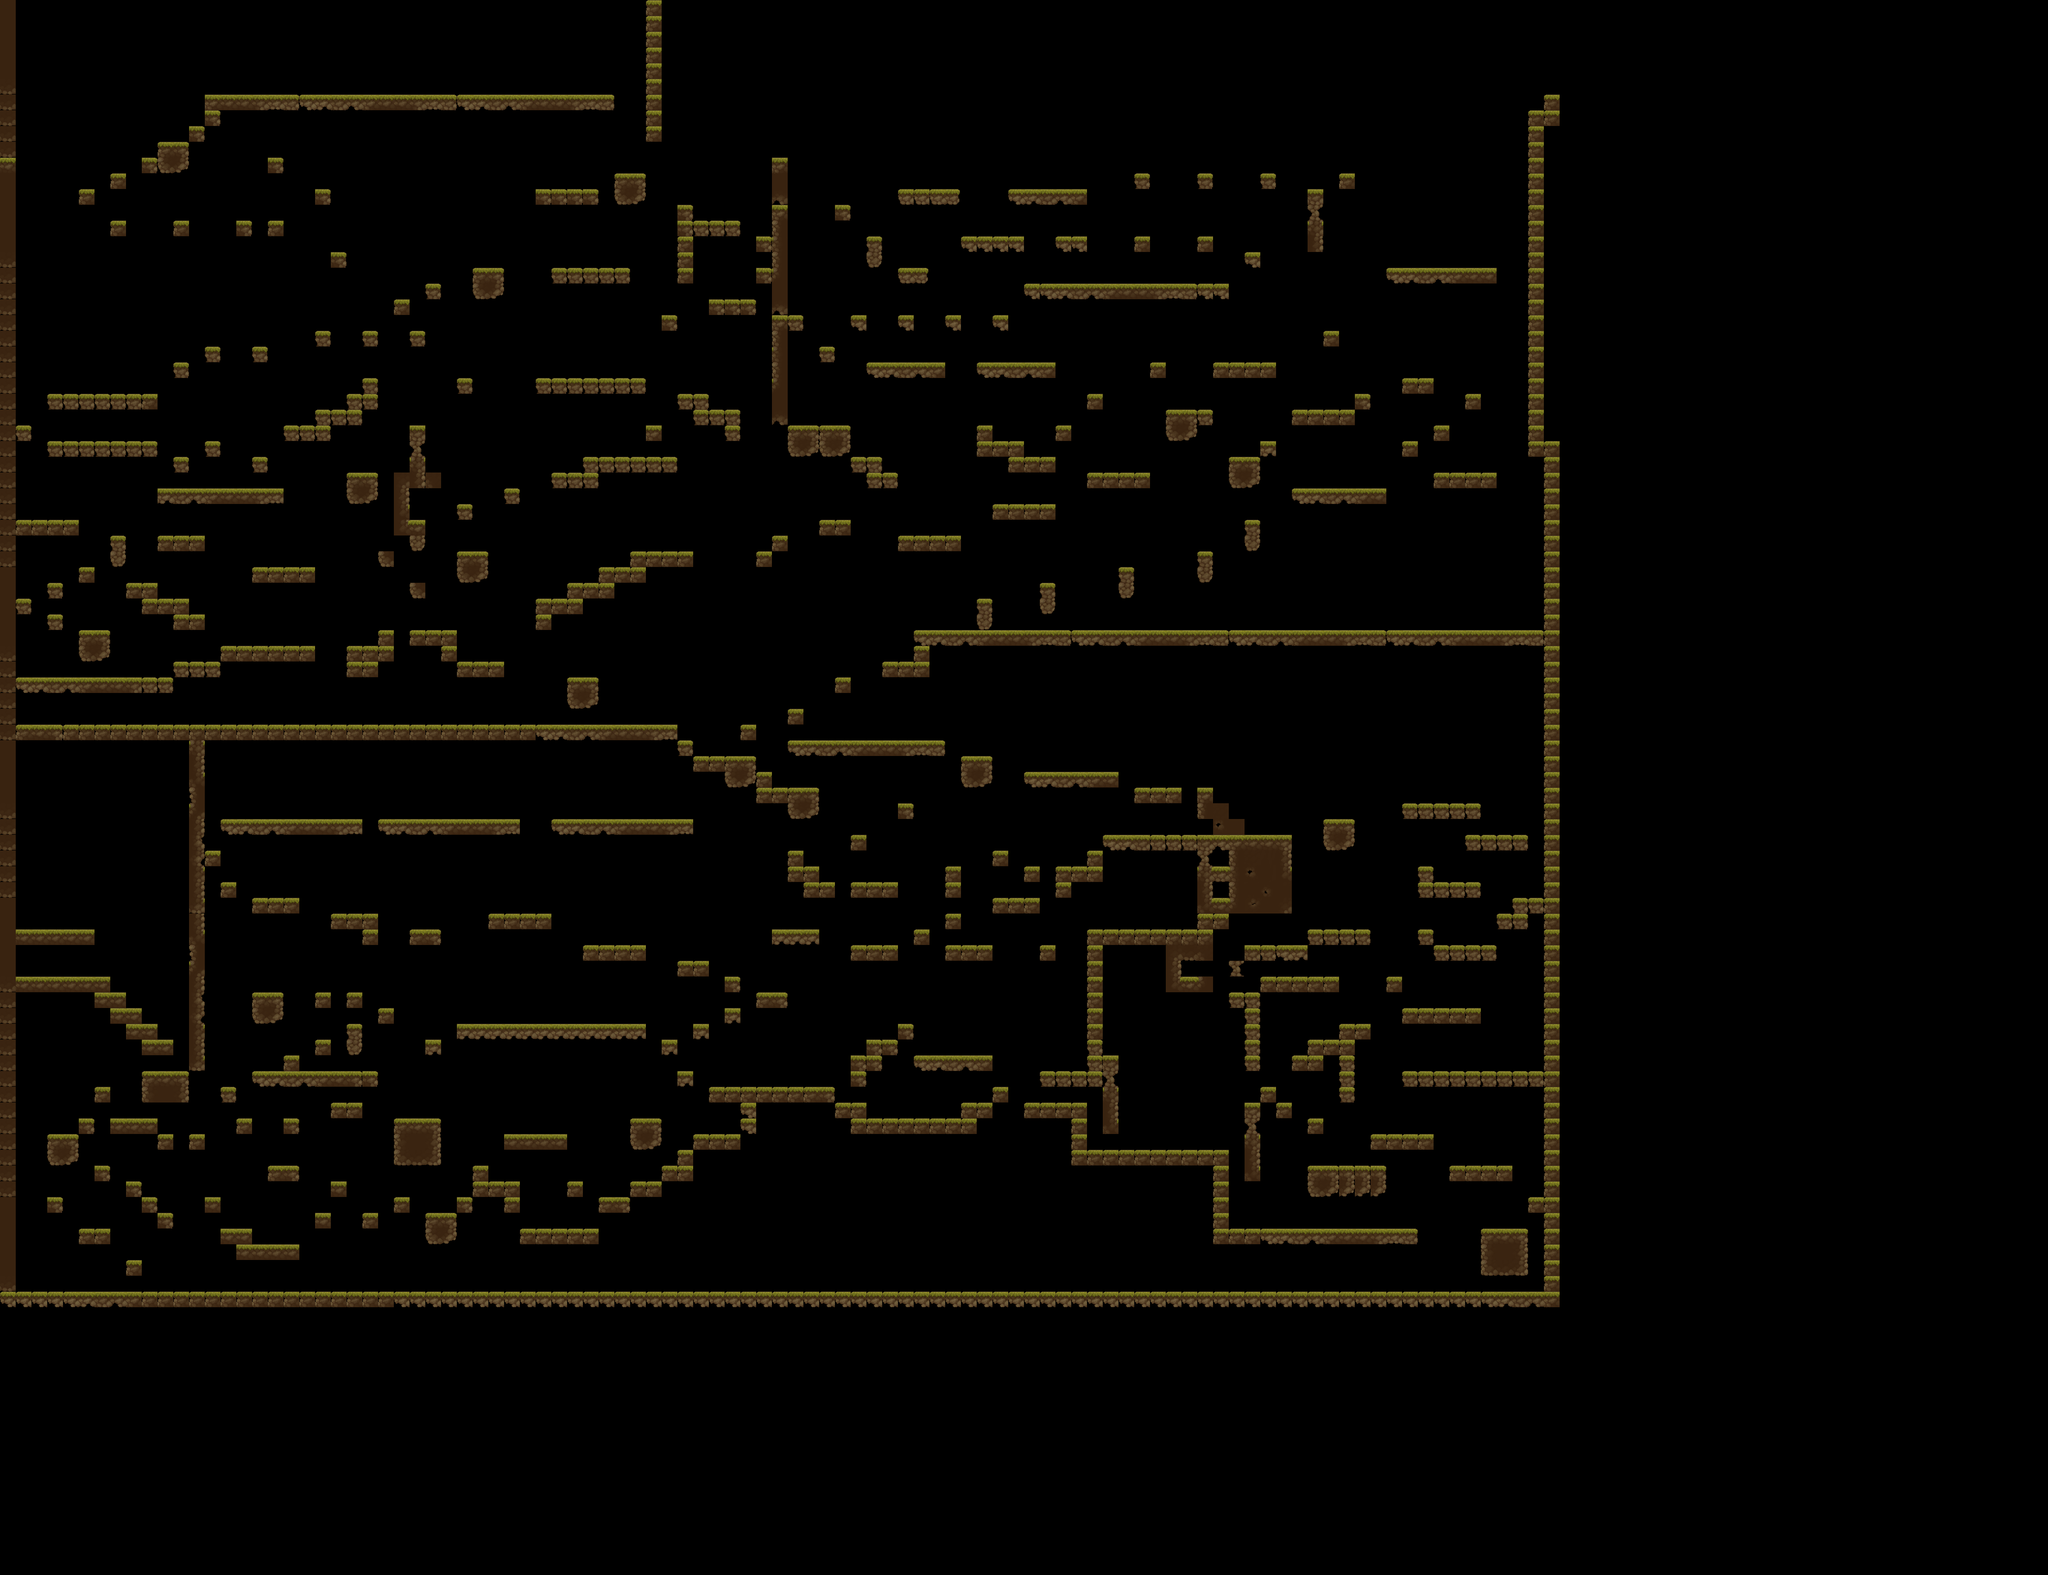

Below is a game level as drawn by its tile map, then a one-line description and the .tmx that defines it (tile-layer data replaced by summaries):
An orthogonal 130x100 tile map with 32x32 px tiles, 1 tile layer (Tile Layer 1).

<map version="1.8" tiledversion="1.8.2" orientation="orthogonal" renderorder="right-down" width="130" height="100" tilewidth="32" tileheight="32" infinite="0" nextlayerid="2" nextobjectid="1">
 <tileset firstgid="1" name="TX Tileset Ground" tilewidth="32" tileheight="32" tilecount="256" columns="16">
  <image source="TX Tileset Ground.png" width="512" height="512" />
 </tileset>
 <layer id="1" name="Tile Layer 1" width="130" height="100">
  <data>[13000 cells, 1300 non-empty, 76 distinct tile ids]</data>
 </layer>
</map>
